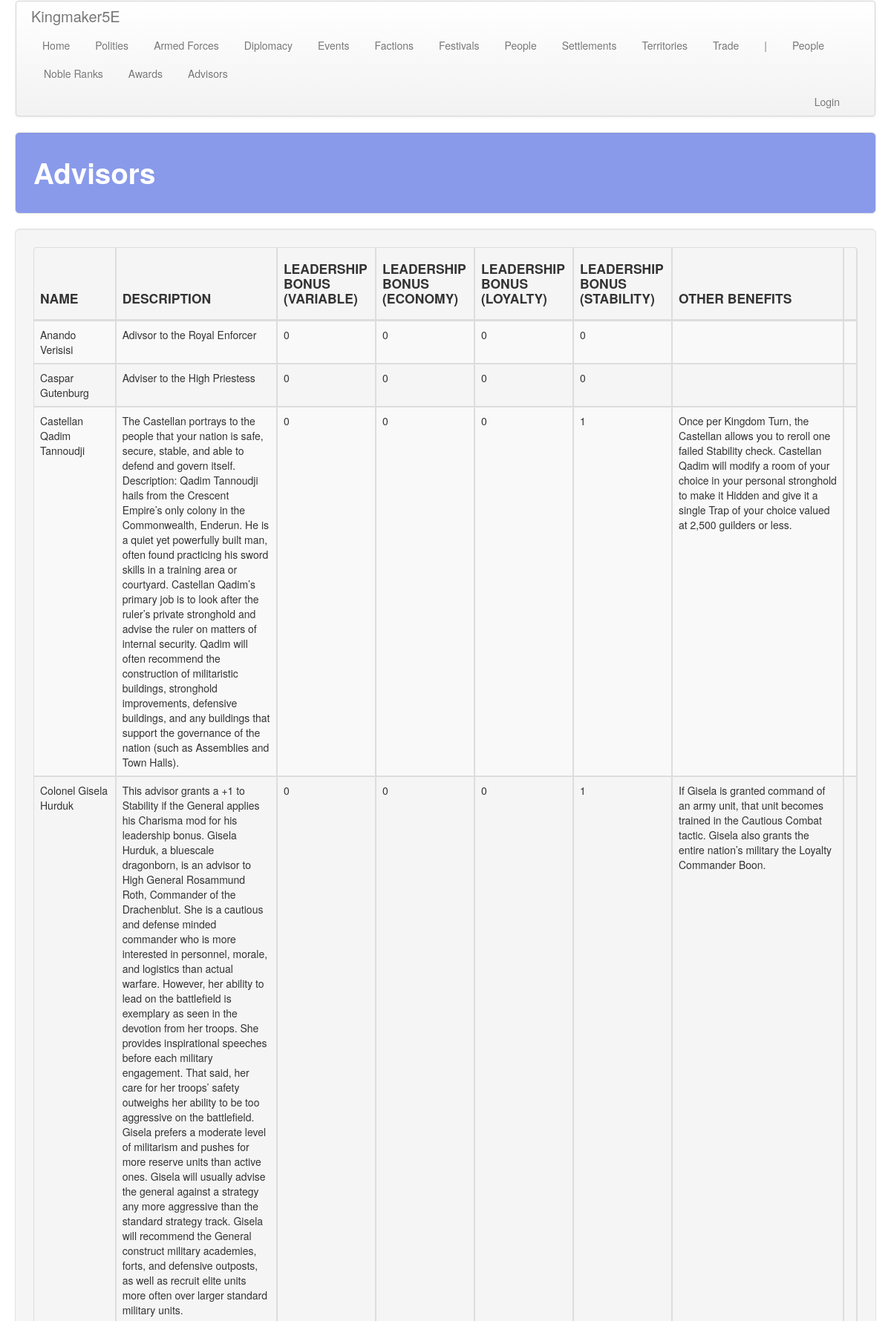
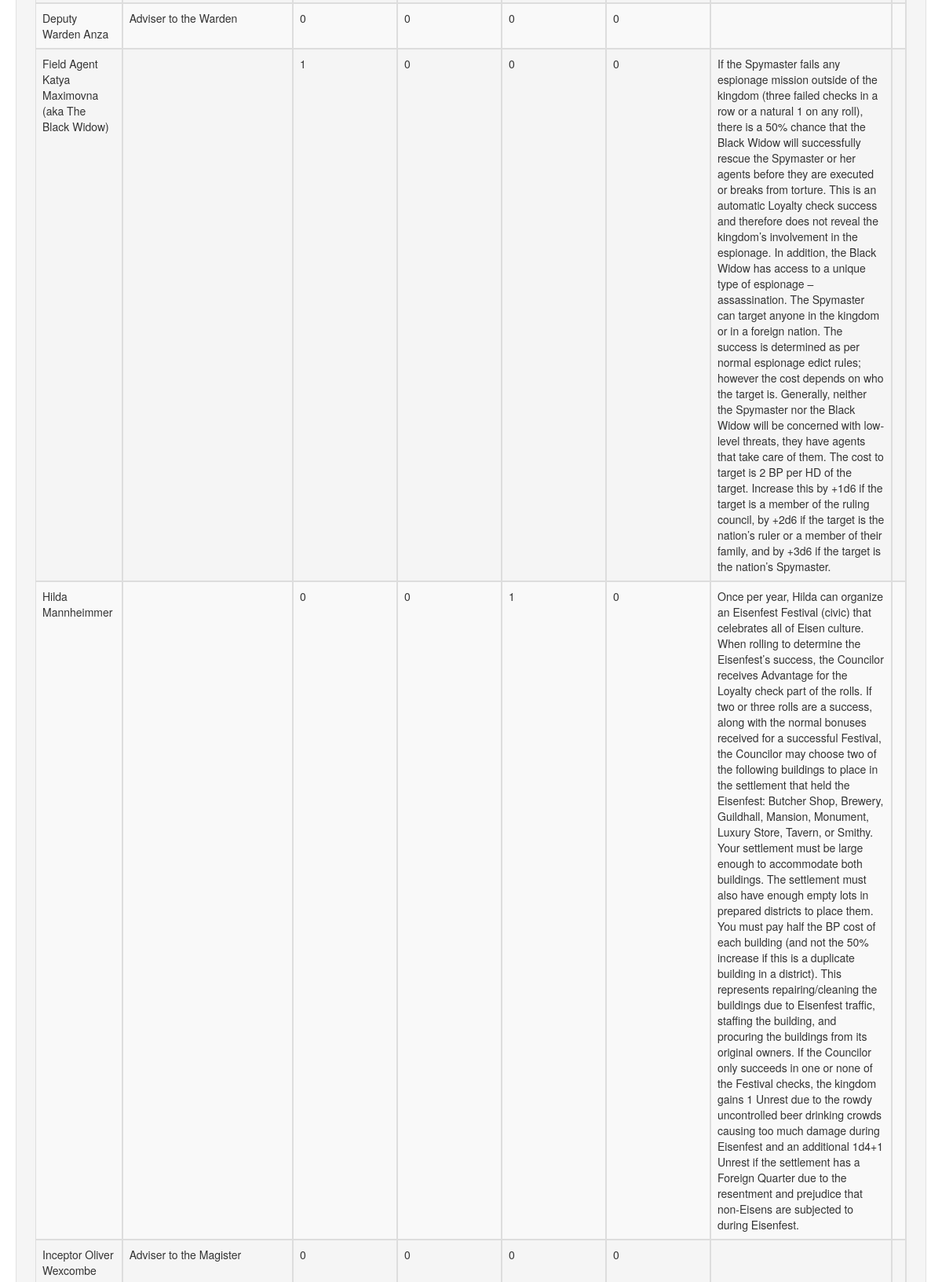
/people/awards (upper part), run on the app's committed database (2 pictures, top to bottom).
### people/models.py (models this page shows, shortened)
class Advisor(models.Model):
    name = models.CharField(max_length=default_max_length)
    desc = models.TextField(default="", blank=True)
    leadership_bonus = models.IntegerField(default=0)
    leadership_bonus_eco = models.IntegerField(default=0)
    leadership_bonus_loy = models.IntegerField(default=0)
    leadership_bonus_sta = models.IntegerField(default=0)
    other_benefits = models.TextField(default="", blank=True)

### people/views.py (the view)
# urls.py: path('awards', views.awards, name='awards'),
def awards(request):
    return show_all_items(request, app_name, c_obj, c_plural, sort='name')

### people/templates/people/advisors.html (shortened to what this page needs)
<!DOCTYPE html>
{% extends 'people/base.html' %}
{% block table_header %}
    <th class="th_ccell"><h4>NAME</h4></th>
    <th class="th_ccell"><h4>DESCRIPTION</h4></th>
    <th class="th_ccell"><h4>LEADERSHIP BONUS (VARIABLE)</h4></th>
    <th class="th_ccell"><h4>LEADERSHIP BONUS (ECONOMY)</h4></th>
    <th class="th_ccell"><h4>LEADERSHIP BONUS (LOYALTY)</h4></th>
    <th class="th_ccell"><h4>LEADERSHIP BONUS (STABILITY)</h4></th>
    <th class="th_ccell"><h4>OTHER BENEFITS</h4></th>
    <th class="th_ccell"><h4></h4></th>
{% endblock %}
{% block table_body %}
    {% for advisor in advisors %}
        <tr>
            <td class="tb_ccell">{{ advisor.name }}</td>
            <td class="tb_ccell">{{ advisor.desc }}</td>
            <td class="tb_ccell">{{ advisor.leadership_bonus }}</td>
            <td class="tb_ccell">{{ advisor.leadership_bonus_eco }}</td>
            <td class="tb_ccell">{{ advisor.leadership_bonus_loy }}</td>
            <td class="tb_ccell">{{ advisor.leadership_bonus_sta }}</td>
            <td class="tb_ccell">{{ advisor.other_benefits }}</td>
            <td class="tb_ccell">
            </td>
        </tr>
    {% endfor %}
{% endblock %}

### static/css/custom.css (style rules this page uses)
.th_ccell { text-align: center; padding: 20px 20px 20px 20px; }
.tb_ccell { text-align: center; padding: 20px 20px 20px 20px; }

### static/css/hexagons.css (style rules this page uses)
* { margin: 0; padding: 0; }

### data on the page
Advisor: name "Anando Verisisi", desc "Adivsor to the Royal Enforcer", leadership_bonus "0", leadership_bonus_eco "0", leadership_bonus_loy "0", leadership_bonus_sta "0"
Advisor: name "Caspar Gutenburg", desc "Adviser to the High Priestess", leadership_bonus "0", leadership_bonus_eco "0", leadership_bonus_loy "0", leadership_bonus_sta "0"
Advisor: name "Castellan Qadim Tannoudji", desc "The Castellan portrays to the people that your nation is safe, secure, stable, and able to defend and govern itself. Description: Qadim Tannoudji hails from the Crescent Empire’s only colony in the Commonwealth, Enderun. He is a quiet yet powerfully built man, often found practicing his sword skills in a training area or courtyard. Castellan Qadim’s primary job is to look after the ruler’s private stronghold and advise the ruler on matters of internal security. Qadim will often recommend the construction of militaristic buildings, stronghold improvements, defensive buildings, and any buildings that support the governance of the nation (such as Assemblies and Town Halls).", leadership_bonus "0", leadership_bonus_eco "0", leadership_bonus_loy "0", leadership_bonus_sta "1", other_benefits "Once per Kingdom Turn, the Castellan allows you to reroll one failed Stability check. Castellan Qadim will modify a room of your choice in your personal stronghold to make it Hidden and give it a single Trap of your choice valued at 2,500 guilders or less."
Advisor: name "Colonel Gisela Hurduk", desc "This advisor grants a +1 to Stability if the General applies his Charisma mod for his leadership bonus. Gisela Hurduk, a bluescale dragonborn, is an advisor to High General Rosammund Roth, Commander of the Drachenblut. She is a cautious and defense minded commander who is more interested in personnel, morale, and logistics than actual warfare. However, her ability to lead on the battlefield is exemplary as seen in the devotion from her troops. She provides inspirational speeches before each military engagement. That said, her care for her troops’ safety outweighs her ability to be too aggressive on the battlefield. Gisela prefers a moderate level of militarism and pushes for more reserve…", leadership_bonus "0", leadership_bonus_eco "0", leadership_bonus_loy "0", leadership_bonus_sta "1", other_benefits "If Gisela is granted command of an army unit, that unit becomes trained in the Cautious Combat tactic. Gisela also grants the entire nation’s military the Loyalty Commander Boon."
Advisor: name "Deputy Warden Anza", desc "Adviser to the Warden", leadership_bonus "0", leadership_bonus_eco "0", leadership_bonus_loy "0", leadership_bonus_sta "0"
Advisor: name "Field Agent Katya Maximovna (aka The Black Widow)", leadership_bonus "1", leadership_bonus_eco "0", leadership_bonus_loy "0", leadership_bonus_sta "0", other_benefits "If the Spymaster fails any espionage mission outside of the kingdom (three failed checks in a row or a natural 1 on any roll), there is a 50% chance that the Black Widow will successfully rescue the Spymaster or her agents before they are executed or breaks from torture. This is an automatic Loyalty check success and therefore does not reveal the kingdom’s involvement in the espionage. In addition, the Black Widow has access to a unique type of espionage – assassination. The Spymaster can target anyone in the kingdom or in a foreign nation. The success is determined as per normal espionage edict rules; however the cost depends on who the target is. Generally, neither the Spymaster nor the…"
Advisor: name "Hilda Mannheimmer", leadership_bonus "0", leadership_bonus_eco "0", leadership_bonus_loy "1", leadership_bonus_sta "0", other_benefits "Once per year, Hilda can organize an Eisenfest Festival (civic) that celebrates all of Eisen culture. When rolling to determine the Eisenfest’s success, the Councilor receives Advantage for the Loyalty check part of the rolls. If two or three rolls are a success, along with the normal bonuses received for a successful Festival, the Councilor may choose two of the following buildings to place in the settlement that held the Eisenfest: Butcher Shop, Brewery, Guildhall, Mansion, Monument, Luxury Store, Tavern, or Smithy. Your settlement must be large enough to accommodate both buildings. The settlement must also have enough empty lots in prepared districts to place them. You must pay half the…"
Advisor: name "Inceptor Oliver Wexcombe", desc "Adviser to the Magister", leadership_bonus "0", leadership_bonus_eco "0", leadership_bonus_loy "0", leadership_bonus_sta "0"

### other printed values
{{ title }} "Advisors"
